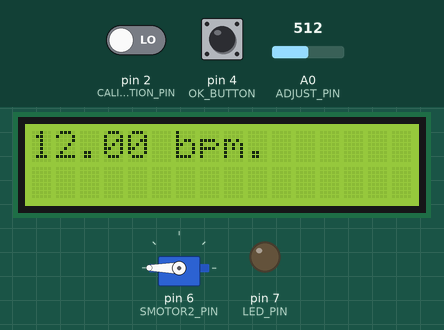
Simulated run of this sketch. Board: Arduino Uno, built with avr-gcc and run on an emulated ATmega328P. Shown: 16×2 character LCD, servo, output pins drawn as LEDs (lit = HIGH). The test bench sets the inputs (shaded band); at power-on: pin 2 (CALIBRATION_PIN) LOW, pin 4 (OK_BUTTON) HIGH, A0 (ADJUST_PIN) = 512. EEPROM starts erased.

Above: at 5.6 s.
5.7 s: pin 2 (CALIBRATION_PIN) driven HIGH
At 6.9 s:
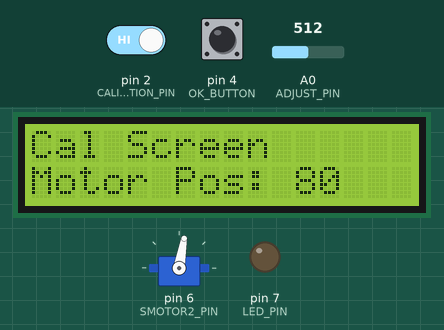
7.2 s: pin 4 (OK_BUTTON) pulled LOW for 0.15 s
At 7.8 s:
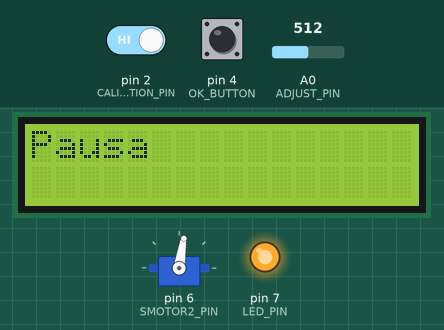
8.8 s: A0 (ADJUST_PIN) set to 541
At 11.2 s:
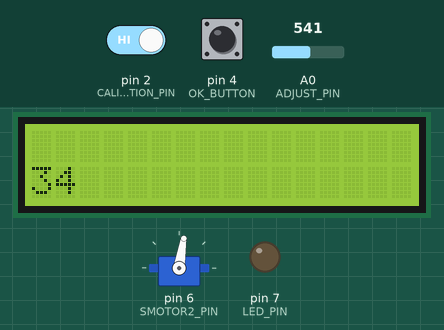
11.5 s: A0 (ADJUST_PIN) set to 511
At 13.3 s:
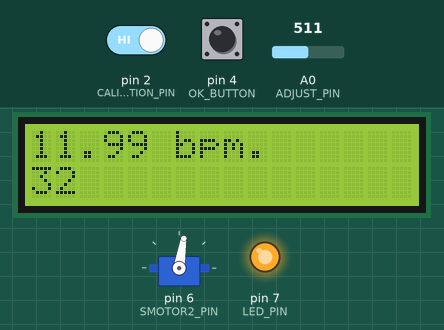
14.5 s: pin 4 (OK_BUTTON) pulled LOW for 1 s
At 15.5 s:
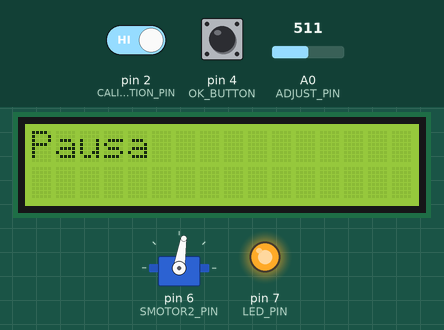
17.0 s: A0 (ADJUST_PIN) set to 306
At 17.5 s:
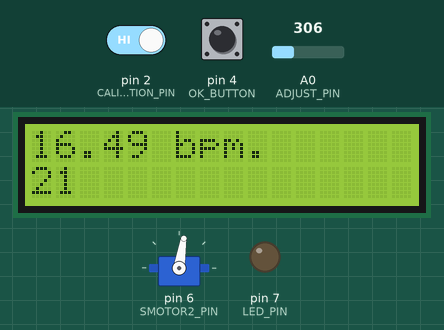
Timing chart, 0 to 19.5 s (numbered marks = the images above; inputs shaded):
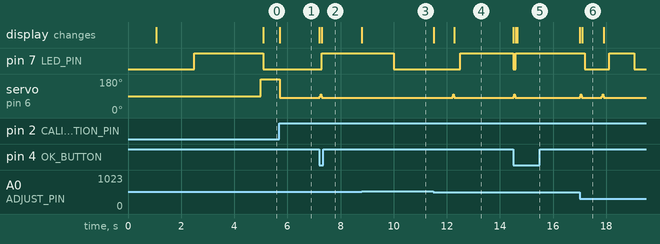

Measured:
- the behaviour switches between 522 and 523 on A0 (ADJUST_PIN) (found by bisection; images 2 and 3)
- after the input at 5.7 s, servo on pin 6 (SMOTOR2_PIN): 180° → 80° at once; the display: changes at once (image 1)
- after the input at 7.2 s, pin 7 (LED_PIN): LOW → HIGH after 0.09 s; servo on pin 6 (SMOTOR2_PIN): 80° → 81° at once; the display: first changes at once (image 2 shows a later state)
- after the input at 8.8 s, pin 7 (LED_PIN): HIGH → LOW after 1.2 s; the display: first changes at once (image 3 shows a later state)
- after the input at 11.5 s, the display: first changes at once (image 4 shows a later state)
- after the input at 14.5 s, pin 7 (LED_PIN): HIGH → LOW after 0.00 s instead of 0.50 s; servo on pin 6 (SMOTOR2_PIN): 81° → 89° at once, → 99° 0.02 s later, → 91° 0.02 s later, → 81° 0.02 s later; the display: first changes at once (image 5 shows a later state)

The sketch:

02.SpontaneousBreath_O_Matic.ino
```cpp
#include <Servo.h>
#include <LiquidCrystal.h>
#include <EEPROM.h>

#define SMOTOR2_PIN 6
#define SERVO_RESTORE_CONS 20
#define SERVO_STEP 1
#define SERVO_STEP_DELAY 2

#define LCD_RS 13
#define LCD_E  12
#define LCD_D4 11
#define LCD_D5 10
#define LCD_D6 9
#define LCD_D7 8

#define LED_PIN 7

#define ADJUST_PIN  A0
#define OK_BUTTON   4
#define CALIBRATION_PIN 2
#define POTE_FILTER 10

#define NUMBER_OF_SAMPLES 5

#define EEPROM_CAL_ADRESS 100

Servo sMotor2;

LiquidCrystal lcd(LCD_RS,LCD_E,LCD_D4,
                 LCD_D5,LCD_D6,LCD_D7);

// Servo
unsigned long servoTimeStart = millis();
unsigned long servoDelay = 5000;
int initialPos;
int endPos;

//Adjust settings
int prevPoteValue;
int actualPoteValue;
bool bpmChangeFlag = false;

//LCD
double monitorBpmArray[NUMBER_OF_SAMPLES] ={12.0,12.0,12.0,
                                            12.0,12.0};
int index = 0;

//LED
unsigned long ledTimerStart = millis();
unsigned long ledDelay = 2500;
int ledState = LOW;

//Calibration
volatile bool isCalibration = false;

//Pause
unsigned long pauseTimeStart = millis();
int pauseDelay = 150;
bool pauseFlag = false;

void setup(){
  lcd.begin(16,2);
  pinMode(OK_BUTTON,INPUT_PULLUP);
  pinMode(LED_PIN, OUTPUT);
  pinMode(CALIBRATION_PIN, INPUT);
  actualPoteValue = analogRead(ADJUST_PIN);
  prevPoteValue = actualPoteValue;
  sMotor2.attach(SMOTOR2_PIN, 1000, 2000);
  attachInterrupt(digitalPinToInterrupt(CALIBRATION_PIN),
                            calibrationInterrupt,RISING);
  //Welcome message
  lcd.print("  Spontaneous   ");
  lcd.setCursor(0,1);
  lcd.print("    Breather    ");
  delay(1000);
  lcd.clear();
  //Restore Settings
  initialPos = EEPROM.read(EEPROM_CAL_ADRESS);
  endPos = initialPos + SERVO_RESTORE_CONS;
}

void loop(){
  unsigned long timeNow = millis();
  //Main function → move the servos Or enter calibration screen
  if(isCalibration){
    calibrationRoutine();
    servoTimeStart = timeNow - servoDelay;
    prevPoteValue = actualPoteValue;
  }
  else if (pauseFlag){
    pauseState();
    actualPoteValue = analogRead(ADJUST_PIN);
    int howMuchPoteMove = abs(prevPoteValue - actualPoteValue);
    if(howMuchPoteMove > POTE_FILTER){
      pauseFlag = false;
      lcd.clear();
    }
  }
  else{
    //Move servos and show data.
    if(timeNow - servoTimeStart > servoDelay){
      int servoTimePeriod = timeNow - servoTimeStart;
      servoMove();
      calculateBpm(servoTimePeriod);
      showBpmOnLcd();
      servoTimeStart += servoDelay;
    }
    //Change Bpm w/ potentiometer
    actualPoteValue = analogRead(ADJUST_PIN);
    int howMuchPoteMove = abs(prevPoteValue - actualPoteValue);
    if(howMuchPoteMove > POTE_FILTER){
      bpmChangeFlag = true;
    }
    else if (digitalRead(OK_BUTTON) == LOW && bpmChangeFlag == false){
      if(timeNow - pauseTimeStart > pauseDelay){
        pauseTimeStart+= pauseDelay;
        pauseFlag = true;
        lcd.clear();
      }
    }
    changeBreathRate(actualPoteValue);

    //Blink Led
    if(timeNow - ledTimerStart > ledDelay){
      ledTimerStart += ledDelay;
      ledBlink();
    }
  }
}
```

CalibrationFunction.ino
```cpp
void calibrationInterrupt(){
  if(isCalibration == false)
    isCalibration = true;
}

void calibrationRoutine(){
  int adjustPote = analogRead(ADJUST_PIN);
  int motorPosition = map(adjustPote, 0, 1023, 0, 180-SERVO_RESTORE_CONS);
  lcd.setCursor(0,0);
  lcd.print("Cal Screen             ");
  lcd.setCursor(0,1);
  lcd.print("Motor Pos: ");
  lcd.print(motorPosition);
  lcd.print("           ");
  //sMotor1.write(motorPosition);
  sMotor2.write(motorPosition);
  if(digitalRead(OK_BUTTON) == LOW)
  {
    initialPos = motorPosition;
    EEPROM.write(EEPROM_CAL_ADRESS,initialPos);
    endPos = initialPos + SERVO_RESTORE_CONS;
    isCalibration = false;
    lcd.clear();
  }
}
```

MainFunctions.ino
```cpp
void servoMove(){
  for(int i = initialPos; i < endPos; i+= SERVO_STEP){
    sMotor2.write(i);
    delay(SERVO_STEP_DELAY);
  }
  for(int i = endPos; i > initialPos; i-= SERVO_STEP){
    sMotor2.write(i);
    delay(SERVO_STEP_DELAY);
  }
}

void calculateBpm(int period){
  monitorBpmArray[index] =(60.0/(period))*1000;
  if(index == NUMBER_OF_SAMPLES - 1)
    index = 0;
  else
    index++;
}

void showBpmOnLcd(){
  double sumOfSamples = 0;
  for (int i = 0; i < NUMBER_OF_SAMPLES; i++){
    sumOfSamples += monitorBpmArray[i];
  }
  double bpm = sumOfSamples / NUMBER_OF_SAMPLES;
  lcd.setCursor(0,0);
  lcd.print(bpm);
  lcd.print(" bpm.             ");
}

void changeBreathRate(int poteValue){
  if(bpmChangeFlag){
    int configuration = map(poteValue,0,1023,5,60);
    lcd.setCursor(0,1);
    lcd.print(configuration);
    lcd.print("    ");
    if (digitalRead(OK_BUTTON) == LOW){
      pauseTimeStart = millis();
      servoDelay = (60.0 / configuration)*1000;
      ledDelay = servoDelay / 2;
      prevPoteValue = poteValue;
      bpmChangeFlag = false;
      lcd.setCursor(0,1);
      lcd.print("                            ");
    }
  }
}

void pauseState(){
  lcd.setCursor(0,0);
  lcd.print("Pausa");
  digitalWrite(LED_PIN,HIGH);
}

void ledBlink(){
  if(ledState == LOW)
    ledState = HIGH;
  else
    ledState = LOW;
  digitalWrite(LED_PIN,ledState);
}
```
